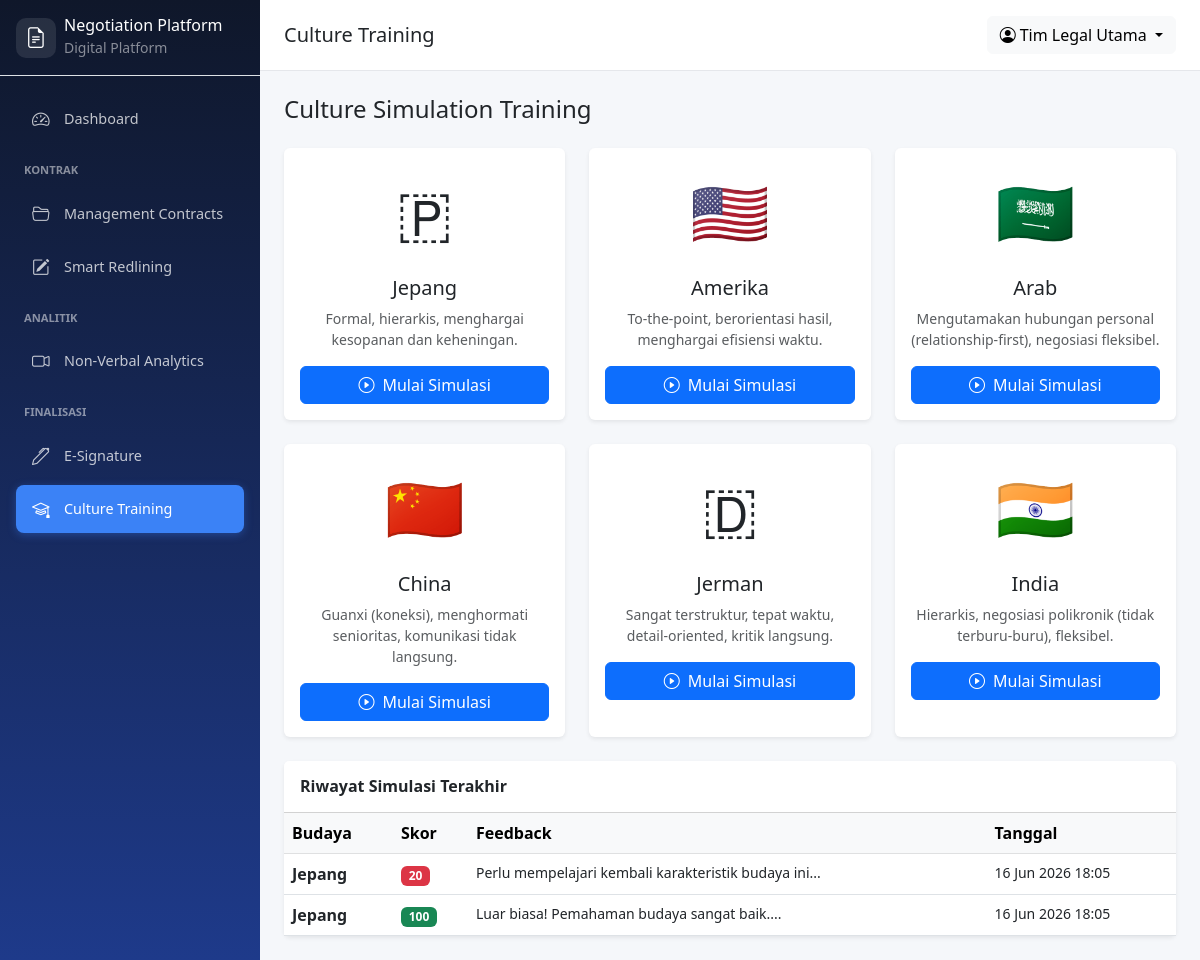
Screenshot of /training/index.php (signed in) with the database file from the repository.
### tables this page shows
CREATE TABLE `users` (
  `user_id` int NOT NULL,
  `username` varchar(100) NOT NULL,
  `password_hash` varchar(255) NOT NULL,
  `email` varchar(100) NOT NULL,
  `role` enum('internal','client','admin') NOT NULL DEFAULT 'client',
  `fullname` varchar(150) NOT NULL,
  `created_at` timestamp NULL DEFAULT CURRENT_TIMESTAMP
);

CREATE TABLE `culture_simulations` (
  `simulation_id` int NOT NULL,
  `user_id` int NOT NULL,
  `culture_type` varchar(100) NOT NULL,
  `performance_score` int NOT NULL,
  `feedback_text` text,
  `created_at` timestamp NULL DEFAULT CURRENT_TIMESTAMP
);

### config/database.php (called while the page is built, shortened)
<?php
function isLoggedIn() { return isset($_SESSION['user_id']); }
function getCurrentUser($pdo) {
    $stmt = $pdo->prepare("SELECT * FROM users WHERE user_id = ?");
    $stmt->execute([$_SESSION['user_id']]);
    return $stmt->fetch();
}
function formatDate($date) { return date('d M Y H:i', strtotime($date)); }
?>

### training/index.php (the view, shortened to what this page needs)
<?php
$pageTitle = 'Culture Training';
require_once '../config/database.php';
require_once '../includes/auth.php';
$user = getCurrentUser($pdo);
$history = $pdo->prepare("SELECT * FROM culture_simulations WHERE user_id = ? ORDER BY created_at DESC LIMIT 5");
$history->execute([$user['user_id']]);
$history = $history->fetchAll();
$cultures = [
    'japanese' => ['name' => 'Jepang', 'icon' => '🇵', 'desc' => 'Formal, hierarkis, menghargai kesopanan dan keheningan.'],
    'american' => ['name' => 'Amerika', 'icon' => '🇺🇸', 'desc' => 'To-the-point, berorientasi hasil, menghargai efisiensi waktu.'],
    'arab' => ['name' => 'Arab', 'icon' => '🇸🇦', 'desc' => 'Mengutamakan hubungan personal (relationship-first), negosiasi fleksibel.'],
    'chinese' => ['name' => 'China', 'icon' => '🇨🇳', 'desc' => 'Guanxi (koneksi), menghormati senioritas, komunikasi tidak langsung.'],
    'german' => ['name' => 'Jerman', 'icon' => '🇩', 'desc' => 'Sangat terstruktur, tepat waktu, detail-oriented, kritik langsung.'],
    'indian' => ['name' => 'India', 'icon' => '🇮🇳', 'desc' => 'Hierarkis, negosiasi polikronik (tidak terburu-buru), fleksibel.']
];
require_once '../includes/header.php';
?>
<div class="d-flex justify-content-between align-items-center mb-4">
    <h4 class="mb-0">Culture Simulation Training</h4>
</div>
<div class="row g-4 mb-4">
    <?php foreach ($cultures as $key => $culture): ?>
    <div class="col-md-6 col-lg-4">
        <div class="card border-0 shadow-sm h-100">
            <div class="card-body text-center">
                <div style="font-size: 4rem;"><?= $culture['icon'] ?></div>
                <h5 class="mt-3"><?= $culture['name'] ?></h5>
                <p class="text-muted small"><?= $culture['desc'] ?></p>
                <a href="<?= BASE_URL ?>/training/simulate.php?culture=<?= $key ?>" class="btn btn-primary w-100 mt-auto">
                    <i class="bi bi-play-circle me-2"></i>Mulai Simulasi
                </a>
            </div>
        </div>
    </div>
    <?php endforeach; ?>
</div>
<?php if (!empty($history)): ?>
<div class="card border-0 shadow-sm">
    <div class="card-header bg-white py-3">
        <h6 class="mb-0 fw-bold">Riwayat Simulasi Terakhir</h6>
    </div>
    <div class="card-body p-0">
        <div class="table-responsive">
            <table class="table table-hover mb-0">
                <thead class="table-light">
                    <tr><th>Budaya</th><th>Skor</th><th>Feedback</th><th>Tanggal</th></tr>
                </thead>
                <tbody>
                    <?php foreach ($history as $h): ?>
                    <tr>
                        <td class="fw-semibold"><?= htmlspecialchars($h['culture_type']) ?></td>
                        <td><span class="badge bg-<?= $h['performance_score'] >= 80 ? 'success' : ($h['performance_score'] >= 60 ? 'warning' : 'danger') ?>"><?= $h['performance_score'] ?></span></td>
                        <td class="small"><?= htmlspecialchars(substr($h['feedback_text'] ?? '-', 0, 50)) ?>...</td>
                        <td class="small"><?= formatDate($h['created_at']) ?></td>
                    </tr>
                    <?php endforeach; ?>
                </tbody>
            </table>
        </div>
    </div>
</div>
<?php endif; ?>
<?php require_once '../includes/footer.php'; ?>

### includes/header.php (shortened to what this page needs)
<?php
require_once __DIR__ . '/../config/database.php';
$user = getCurrentUser($pdo);
?>
<!DOCTYPE html>
<html lang="id">
<head>
    <link href="https://cdn.jsdelivr.net/npm/bootstrap@5.3.0/dist/css/bootstrap.min.css" rel="stylesheet">
    <link rel="stylesheet" href="https://cdn.jsdelivr.net/npm/bootstrap-icons@1.11.0/font/bootstrap-icons.css">
    <link rel="stylesheet" href="<?= BASE_URL ?>/assets/css/style.css">
</head>
<body>
    <?php require_once __DIR__ . '/sidebar.php'; ?>
    <div class="main-content">
        <nav class="top-bar">
            <div class="d-flex align-items-center">
                <h5 class="mb-0"><?= $pageTitle ?? 'Dashboard' ?></h5>
            </div>
            <div class="d-flex align-items-center gap-3">
                <div class="dropdown">
                    <button class="btn btn-light dropdown-toggle" data-bs-toggle="dropdown">
                        <i class="bi bi-person-circle me-1"></i><?= htmlspecialchars($user['fullname']) ?>
                    </button>
                </div>
            </div>
        </nav>
        <div class="content-wrapper p-4">

### assets/css/style.css (style rules this page uses)
:root { --primary: #1e3a8a; --sidebar-width: 260px; }
body { background: #f5f7fa; font-family: "Segoe UI", sans-serif; }
.main-content { margin-left: var(--sidebar-width); min-height: 100vh; }
.top-bar { background: white; border-bottom: 1px solid #e5e7eb; padding: 1rem 1.5rem; display: flex; justify-content: space-between; align-items: center; position: sticky; top: 0; z-index: 100; }

### rows the page displays
users: fullname "Tim Legal Utama"
culture_simulations: culture_type "Jepang", performance_score "20", feedback_text "Perlu mempelajari kembali karakteristik budaya ini", created_at "16 Jun 2026 18:05"
culture_simulations: culture_type "Jepang", performance_score "100", feedback_text "Luar biasa! Pemahaman budaya sangat baik.", created_at "16 Jun 2026 18:05"

### other values shown
$pageTitle "Culture Training"
$culture['icon'] "🇵"
$culture['name'] "Jepang"
$culture['desc'] "Formal, hierarkis, menghargai kesopanan dan keheningan."
$culture['icon'] "🇺🇸"
$culture['name'] "Amerika"
$culture['desc'] "To-the-point, berorientasi hasil, menghargai efisiensi waktu."
$culture['icon'] "🇸🇦"
$culture['name'] "Arab"
$culture['desc'] "Mengutamakan hubungan personal (relationship-first), negosiasi fleksibel."
$culture['icon'] "🇨🇳"
$culture['name'] "China"
$culture['desc'] "Guanxi (koneksi), menghormati senioritas, komunikasi tidak langsung."
$culture['icon'] "🇩"
$culture['name'] "Jerman"
